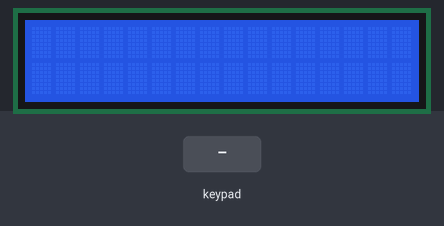
This sketch was run on a simulated Arduino Mega 2560, built with avr-gcc and run on an emulated ATmega2560. Shown: 16×2 character LCD. The inputs (shaded band) are chosen by the test bench.

Above: at 1.2 s.
1.3 s: keypad keys 7 + 5 = pressed 0.4 s apart
At 2.9 s:
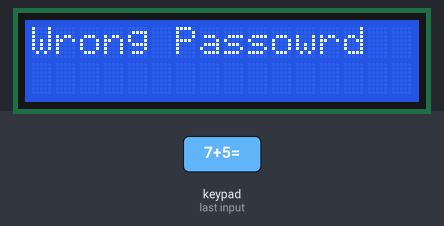
4.5 s: key '/' pressed
At 5.2 s:
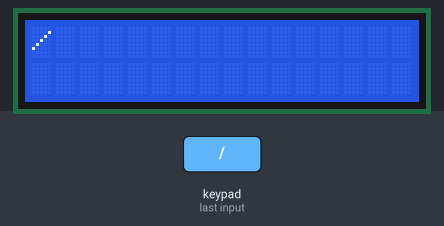
6.0 s: key '*' pressed
At 6.3 s:
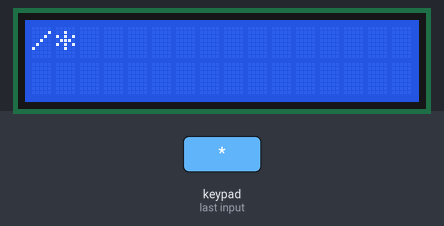
7.5 s: keypad keys 9 7 3 3 0 2 0 * pressed 0.4 s apart
At 10.9 s:
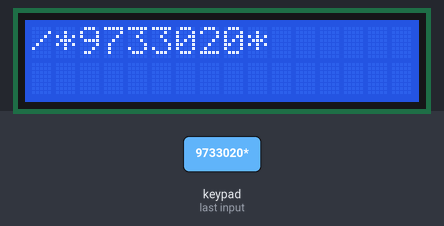
12.2 s: key 'C' pressed
At 13.2 s:
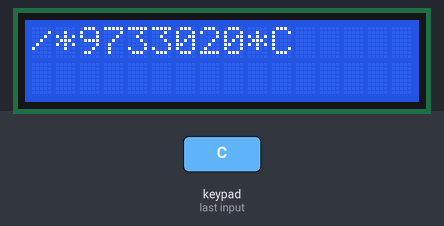
13.7 s: keypad keys 2 2 2 3 2 4 2 5 * pressed 0.4 s apart
At 18.1 s:
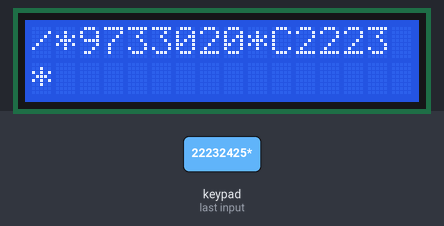
Timing chart, 0 to 19.6 s (numbered marks = the images above; inputs shaded):
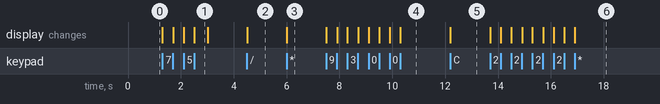

The sketch:

Code2.ino
```cpp
#include <Keypad.h>
#include <LiquidCrystal.h>

const int rs = 13, en = 12, d4 = 8, d5 = 9, d6 = 10, d7 = 11;
LiquidCrystal lcd(rs, en, d4, d5, d6, d7);

const byte ROWS = 4;
const byte COLS = 4;

char hexaKeys[ROWS][COLS] =
{
  {'7', '8', '9', '/'},
  {'4', '5', '6', '*'},
  {'1', '2', '3', '-'},
  {'C', '0', '=', '+'}
};

byte rowPins[ROWS] = {22, 23, 24, 25};
byte colPins[COLS] = {26, 27, 28, 29};

Keypad keypad = Keypad(makeKeymap(hexaKeys), rowPins, colPins, ROWS, COLS);

char key;
String password;
int n = 0;

void setup() {
  lcd.begin(16, 2);
  lcd.clear();
}

void loop() {

  key = keypad.getKey();

  if (key != NO_KEY)
  {
    if (key == '=')
    {
      n = 0;
      lcd.clear();
      if (password.compareTo("9733020") == 0)
      {
        lcd.print("Correct Passowrd");
      }
      else
      {
        lcd.print("Wrong Passowrd");
      }
      delay(500);
      lcd.clear();
      password = "";
    }
    else
    {
      n++;
      if (n >= 16)
        lcd.setCursor(0, 1);
      lcd.print(key);
      password.concat(key);
    }
  }
}
```

Measured:
- after the input at 1.3 s, the display: first changes at once (image 1 shows a later state)
- after the input at 4.5 s, the display: changes at once (image 2)
- after the input at 6.0 s, the display: changes at once (image 3)
- after the input at 7.5 s, the display: first changes at once (image 4 shows a later state)
- after the input at 12.2 s, the display: changes at once (image 5)
- after the input at 13.7 s, the display: first changes at once (image 6 shows a later state)
- what the display in image 1 shows lasts 0.5 s, from 2.5 s to 3.0 s
